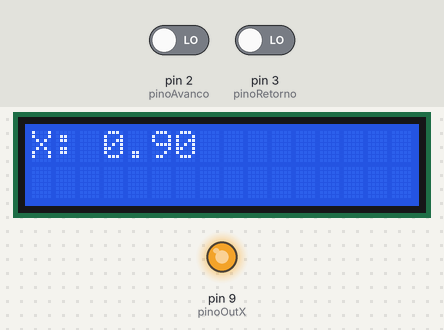
Recording of a sketch running on a simulated Arduino Uno, built with avr-gcc and run on an emulated ATmega328P. On the bench: 16×2 character LCD, output pins drawn as LEDs (lit = HIGH). The inputs (shaded band) are chosen by the test bench; at power-on: pin 2 (pinoAvanco) LOW, pin 3 (pinoRetorno) LOW. What the sketch prints to the serial monitor is not drawn.

Above: at 1.2 s.
1.3 s: pin 2 (pinoAvanco) driven HIGH
At 1.46 s:
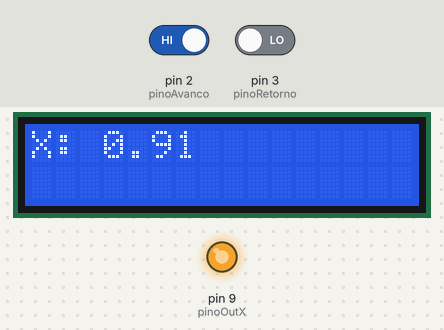
At 1.96 s:
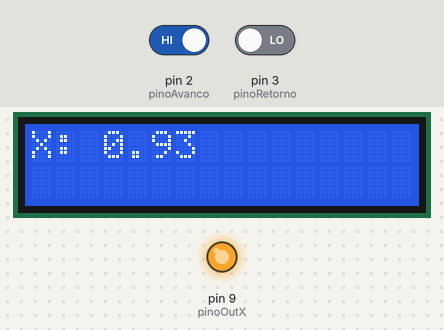
Timing chart, 0 to 5.4 s (numbered marks = the images above; inputs shaded):
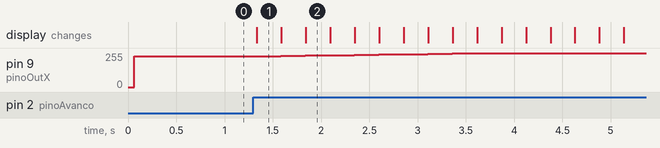

Measured:
- after the input at 1.3 s, pin 9 (pinoOutX): moves from 229/255 to 255/255 over 2.5 s, starting at once; the display: changes at once (image 1)

The sketch:

roboX.ino
```cpp
#include <LiquidCrystal.h>
const int pinoAvanco = 2;
const int pinoRetorno = 3;
const int pinoOutX = 9;
float posX = 0.9;
const float incremento = 0.01;
// Inicializa o LCD (RS, E, D4, D5, D6, D7)
LiquidCrystal lcd(12, 11, 4, 5, 6, 7);
// Função que converte posição X para PWM
int mapearParaPWM(float x, float xMin, float xMax) {
  if (xMin == xMax) return 0;

  if (x < xMin) x = xMin;
  if (x > xMax) x = xMax;

  float pwm = (x - xMin) / (xMax - xMin) * 255.0;
  return (int)pwm;
}
void setup() {
  pinMode(pinoAvanco, INPUT);
  pinMode(pinoRetorno, INPUT);
  pinMode(pinoOutX, OUTPUT);      // Saída PWM
  lcd.begin(16, 2);    // Inicia o LCD com 16 colunas e 2 linhas
  //lcd.print("Olá, Mundo!");  // Exibe a mensagem "Olá, Mundo!"
  Serial.begin(9600);
}

void loop() {
  int pwm;
  if (digitalRead(pinoAvanco) == HIGH) {
    posX += incremento;
  } else if (digitalRead(pinoRetorno) == HIGH) {
    posX -= incremento;
  }
  pwm=mapearParaPWM(posX, 0.0, 1.0);
  analogWrite(pinoOutX, pwm);
  lcd.clear();
  lcd.print("X: ");
  lcd.print(posX);
  Serial.println(digitalRead(pinoAvanco));
  delay(250);  // espera 2 segundos antes de atualizar
  // Aqui você pode adicionar código para atualizar o display

}
```
